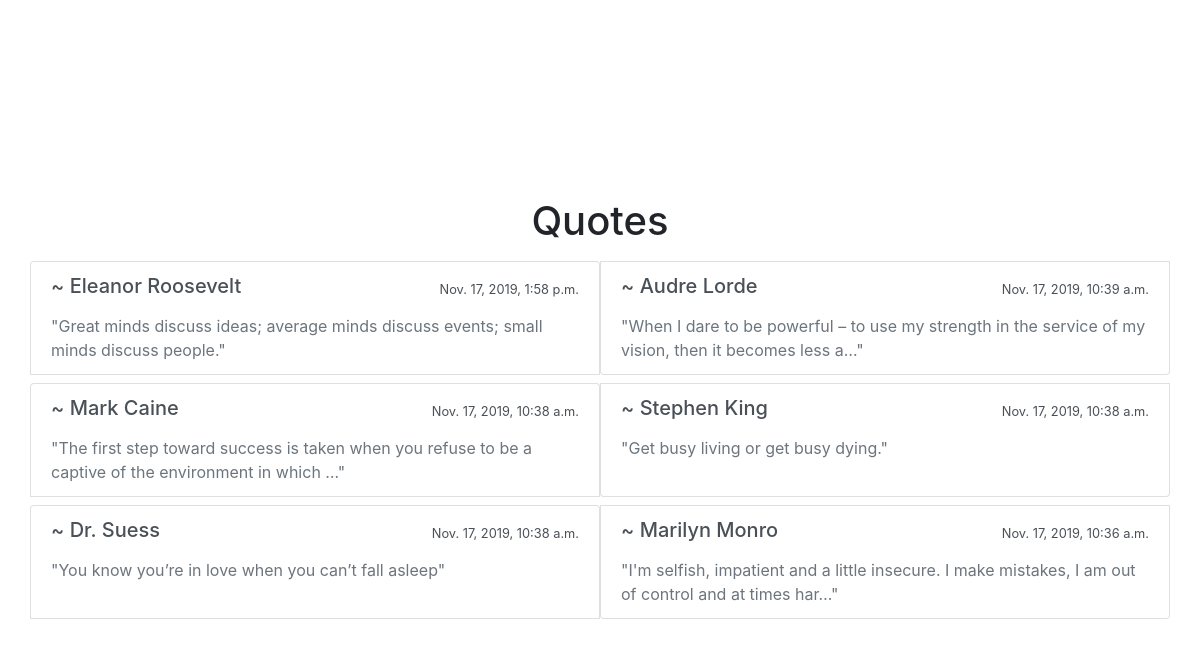
Page /quotes/ on the committed database.
### quotes/models.py (models this page shows, shortened)
class Quote(models.Model):
    author = models.CharField(max_length=50, default='')
    text = models.CharField(max_length=255)
    posted_date = models.DateTimeField('date published')

### quotes/views.py (the view)
# urls.py: path('', views.index, name="index")
def index(request):
    list_of_recent_posted__quote = Quote.objects.order_by('-posted_date')[:6]
    template = loader.get_template('quotes/index.html')
    context = {
        'list_of_recent_posted__quote': list_of_recent_posted__quote,
    }
    return render(request, 'quotes/index.html', context)

### quotes/templates/quotes/index.html (shortened to what this page needs)
<html>
    <link rel="stylesheet" href="https://stackpath.bootstrapcdn.com/bootstrap/4.3.1/css/bootstrap.min.css"
>
<body>
<div class="container vertical-center">
    {% if list_of_recent_posted__quote %}
        <ul class="list-group mt-3">
            <h1 class="text-center p-2">
                Quotes
            </h1>
            {% for quote in list_of_recent_posted__quote %}
                {% if forloop.first %}
                    <div class="row mb-0 mb-md-2">
                {% endif %}
            <a href="/quotes/{{ quote.id }}/"
               class="col-md-6 mb-2 mb-md-0 list-group-item list-group-item-action flex-column align-items-start">
                <div class="d-flex w-100 justify-content-between align-items-center mb-2">
                    <h5> ~ {{ quote.author }}</h5>
                    <small>{{ quote.posted_date }}</small>
                </div>
                <div class="text-muted">
                    &quot;{{ quote.text | truncatechars:100 }}&quot;
                </div>
            </a>
            {% if forloop.counter|divisibleby:"2" %}
                </div>
                {% if not forloop.last %}
                    <div class="row mb-0 mb-md-2">
                {% endif %}
            {% endif %}
            {% if forloop.last %}
                </div>
            {% endif %}
            {% endfor %}
    {% else %}
        <p>No quotes are available.</p>
    {% endif %}
</body>
</html>

### quotes/templates/quotes/index.html (style rules this page uses)
.vertical-center { min-height: 100vh; display: flex; align-items: center; }

### rows in the picture
Quote: author "Eleanor Roosevelt", posted_date "Nov. 17, 2019, 1:58 p.m.", text "Great minds discuss ideas; average minds discuss events; small minds discuss people."
Quote: author "Audre Lorde", posted_date "Nov. 17, 2019, 10:39 a.m.", text "When I dare to be powerful – to use my strength in the service of my vision, then it becomes less a…"
Quote: author "Mark Caine", posted_date "Nov. 17, 2019, 10:38 a.m.", text "The first step toward success is taken when you refuse to be a captive of the environment in which …"
Quote: author "Stephen King", posted_date "Nov. 17, 2019, 10:38 a.m.", text "Get busy living or get busy dying."
Quote: author "Dr. Suess", posted_date "Nov. 17, 2019, 10:38 a.m.", text "You know you’re in love when you can’t fall asleep"
Quote: author "Marilyn Monro", posted_date "Nov. 17, 2019, 10:36 a.m.", text "I'm selfish, impatient and a little insecure. I make mistakes, I am out of control and at times har…"
